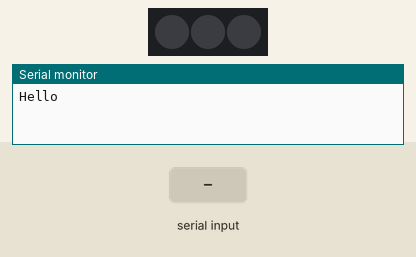
Recording of a sketch running on a simulated Arduino Uno, built with avr-gcc and run on an emulated ATmega328P. Shown: 3 RGB LEDs in strip order, left to right, the last lines printed to the serial monitor. The inputs (shaded band) are chosen by the test bench. Dim RGB values are drawn brighter than linear; the strip is taken to match the declared colour order.

Above: at 1.2 s.
1.3 s: "C90\n" received over Serial
At 1.7 s:
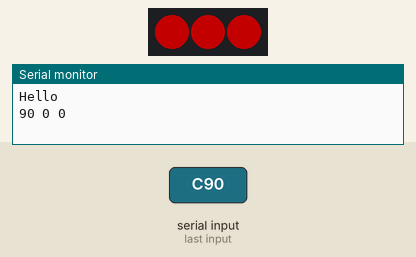
2.8 s: "C,45\n" received over Serial
At 4.0 s:
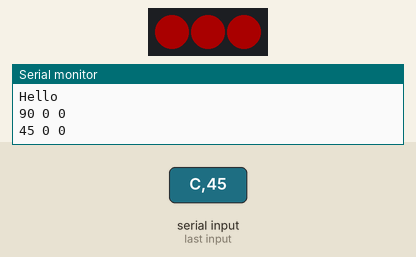
4.3 s: "C" received over Serial
At 5.5 s:
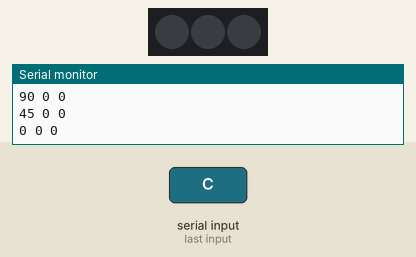
Timing chart, 0 to 7.3 s (numbered marks = the images above; inputs shaded):
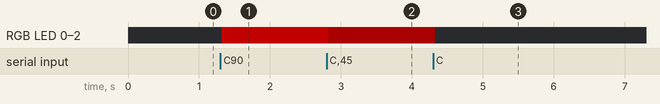

The sketch:

TrinketNeoPixel.ino
```cpp
/*
  Simple BlinkyStrip control

  This sketch allows serial control over a BlinkyStrip.
  To set any pixel in the strip, send the following serial string:

  Cr,g,b

  r, g, and b are ASCII numbers for the red, green, and blue brightness
  levels, from 0 to 255.

  This will probably work for any string of NeoPixels from Adafruit as well.

  Uses Adafruit's NeoPixel library: https://github.com/adafruit/Adafruit_NeoPixel

  created 4 Dec 2014
  by Tom Igoe

*/
#include <Adafruit_NeoPixel.h>

#define PIN 2

const int pixelCount = 3;

Adafruit_NeoPixel strip = Adafruit_NeoPixel(pixelCount, PIN, NEO_RGB + NEO_KHZ800);

int pixel = 0;            // pixel number that you're changing
int red = 0;              // red value
int green = 34;           // green value
int blue = 12;            // blue value

void setup() {
  Serial.begin(9600);     // initialize serial communication
  Serial.setTimeout(10);  // set serial timeout
  strip.begin();          // initialize pixel strip
  strip.show();           // Initialize all pixels to 'off'
  Serial.println("Hello");
  for (pixel = 0; pixel < 60; pixel++) {
    strip.setPixelColor(pixel, 0, 0, 0);// set the color for this pixel
    strip.show();                                // refresh the strip
  }
}

void loop() {
  // listen for serial:
  if (Serial.available() > 0) {
    if (Serial.read() == 'C') {    // string should start with C
      red = Serial.parseInt();     // then an ASCII number for red
      green = Serial.parseInt();   // then an ASCII number for green
      blue = Serial.parseInt();    // then an ASCII number for blue

      for (pixel = 0; pixel < pixelCount; pixel++) {
        strip.setPixelColor(pixel, red, green, blue);// set the color for this pixel
        strip.show();                                // refresh the strip
      }
       Serial.print(red);
      Serial.print(" ");
      Serial.print(green);
      Serial.print(" ");
      Serial.println(blue);

    }
  }

}
```

Measured:
- after the input at 1.3 s, RGB LED 0–2: off → RGB(90, 0, 0) at once
- after the input at 2.8 s, RGB LED 0–2: RGB(90, 0, 0) → RGB(45, 0, 0) at once
- after the input at 4.3 s, RGB LED 0–2: RGB(45, 0, 0) → off at once
